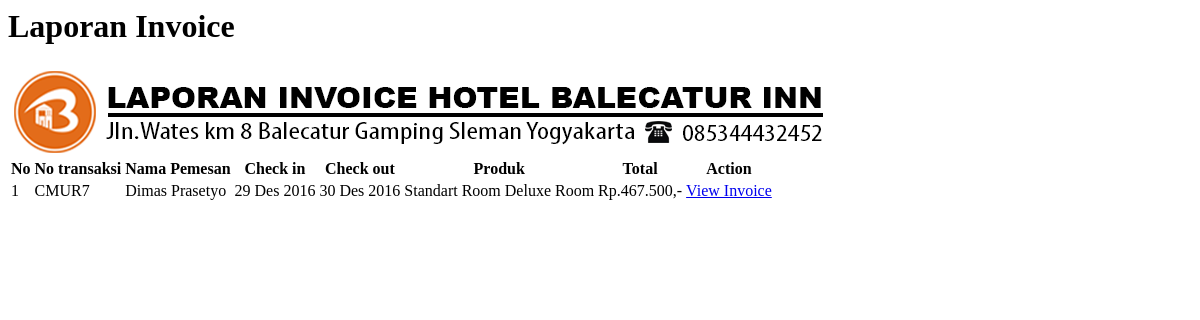
The page /adminbase/moduladmin/laporan_invoice.php on the database its author committed.
### tables this page shows
CREATE TABLE IF NOT EXISTS `booking` (
  `kd_booking` varchar(10) NOT NULL,
  `id_member` varchar(20) NOT NULL,
  `checkin` date NOT NULL,
  `checkout` date NOT NULL,
  `tgl_booking` datetime NOT NULL,
  `layanan_extra` varchar(10) NOT NULL,
  `status_userbook` enum('BK','KF','LS','PP','CI','CO','RF') NOT NULL,
  `company_or_other` varchar(50) NOT NULL,
  `nama_atasnama` text NOT NULL,
  `berapa_orang` int(50) NOT NULL,
  `total_biayasewa` int(20) NOT NULL,
  `biaya_perpanjangan` int(20) NOT NULL
);

CREATE TABLE IF NOT EXISTS `member` (
  `id_member` varchar(20) NOT NULL,
  `nama_lengkap` varchar(30) NOT NULL,
  `password` varchar(32) NOT NULL,
  `email` varchar(100) NOT NULL,
  `alamat` text NOT NULL,
  `kebangsaan` varchar(30) NOT NULL,
  `jenis_kelamin` enum('Pria','Wanita') NOT NULL,
  `jenis_identitas` varchar(20) NOT NULL,
  `identitas_user` varchar(20) NOT NULL,
  `no_telp` varchar(12) NOT NULL,
  `foto_identitas` text NOT NULL,
  `foto` text NOT NULL
);

CREATE TABLE IF NOT EXISTS `detail_booking_kamar` (
`id_detail_booking_kamar` int(10) NOT NULL,
  `kd_booking` varchar(30) NOT NULL,
  `id_kategori_kamar` varchar(20) NOT NULL,
  `id_kamar` varchar(20) DEFAULT NULL
);

CREATE TABLE IF NOT EXISTS `kategori_kamar` (
  `id_kategori_kamar` varchar(20) NOT NULL,
  `type_kamar` varchar(20) NOT NULL,
  `jumlah_kamar` int(10) NOT NULL,
  `jumlah_kamar_akhir` int(10) NOT NULL,
  `foto_kamar` text NOT NULL,
  `fasilitas` text NOT NULL,
  `deskripsi` text NOT NULL,
  `tarif` varchar(20) NOT NULL
);

### fungsi/function_transaksi.php (called while the page is built, shortened)
<?php date_default_timezone_set('Asia/jakarta');
function tgl_indo($tgl){
    $tanggal = substr($tgl,8,2);
    $bulan   = getBulan(substr($tgl,5,2));
    $tahun   = substr($tgl,0,4);
    return $tanggal.' '.$bulan.' '.$tahun;
}
function getBulan($bln){
    switch ($bln){
        case 12:
            return "Des";
    break;
    }
}
function formatuang($nilai_matauang){
    $var = number_format($nilai_matauang,0,",",".").',-';
    return $var;
}
?>

### adminbase/moduladmin/laporan_invoice.php (the view, shortened to what this page needs)
<?php include "../fungsi/function_windowprint.php";
	  include "../fungsi/function_transaksi.php";
?>
<div class="row">
	<div class="col-lg-12">
		<div class="font-sizerheading"><h1 class="page-header">Laporan Invoice</h1>
			<div class="main-headermember">
				<img src="<?php echo "$site"."frontend/icon/header-invoice.png";?>">
			</div>
			<div id="printReady">
				<table class="table table-bordered">
					<thead class="bg-thead">
						<tr>
							<th>No</th>
							<th>No transaksi </th>
							<th>Nama Pemesan</th>
							<th>Check in</th>
							<th>Check out</th>
							<th>Produk</th>
							<th>Total</th>
							<th class="action-link">Action</th>
						</tr>
					</thead>
				<?php
					$no=1;
					$getdatamember = mysqli_query($konek,"SELECT b.kd_booking, m.id_member, m.nama_lengkap, b.checkin, b.checkout, b.total_biayasewa
														 FROM booking b JOIN member m ON b.id_member=m.id_member
														 WHERE b.status_userbook='CO' || b.status_userbook='CI'");
					while ($data=mysqli_fetch_array($getdatamember)) {
				?>
					<tbody>
						<tr>
							<td><?php echo $no;?></td>
							<td><?php echo $data['kd_booking'];?></td>
							<td><?php echo $data['nama_lengkap'];?></td>
							<td><?php echo tgl_indo($data['checkin']); ?></td>
							<td><?php echo tgl_indo($data['checkout']); ?></td>
							<td>
							<?php
								$getarray_kamar = mysqli_query($konek,"SELECT b.kd_booking, b.status_userbook, dbk.id_kategori_kamar, km.type_kamar
																	   FROM detail_booking_kamar dbk JOIN booking b ON dbk.kd_booking=b.kd_booking
																	   JOIN kategori_kamar km ON dbk.id_kategori_kamar=km.id_kategori_kamar
																	   WHERE b.status_userbook='CI' || b.status_userbook='CO'");
								while ($res = mysqli_fetch_array($getarray_kamar)) {
							?>
							<?php echo $res['type_kamar']; } ?></td>
							<td>Rp.<?php echo formatuang($data['total_biayasewa']);?></td>
							<td class="action-link">
								<a href="<?php echo "homeadmin.php?modul=laporan_invoicedetail&id=$data[kd_booking]&member=$data[id_member]"?>">View Invoice</a>
							</td>
						</tr>
					<?php $no++; }  ?>
					</tbody>
				</table>
			</div>
		</div>
	</div>
</div>

### rows shown on the page
booking: kd_booking "CMUR7", id_member.nama_lengkap "Dimas Prasetyo", checkin "29 Des 2016", checkout "30 Des 2016", total_biayasewa "467.500,-"
detail_booking_kamar: id_kategori_kamar.type_kamar "Standart Room"
detail_booking_kamar: id_kategori_kamar.type_kamar "Deluxe Room"
